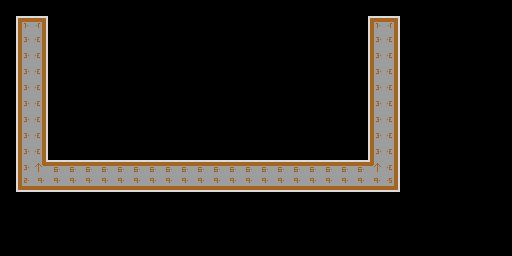

The image is a tile-based game level rendered from a .tmx file. Its description and source (layers, tilesets, objects; grid data summarised) follow:
An orthogonal 32x16 tile map with 16x16 px tiles, 1 tile layer (wall) and 2 objects (P, LE).

<map version="1.0" orientation="orthogonal" renderorder="right-down" width="32" height="16" tilewidth="16" tileheight="16" nextobjectid="14">
 <tileset firstgid="1" name="tileset16x16" tilewidth="16" tileheight="16">
  <image source="tileset16x16.png" width="80" height="208" />
 </tileset>
 <layer name="wall" width="32" height="16">
  <properties>
   <property name="tileset" value="tileset16x16" />
   <property name="wall" value="wall" />
  </properties>
  <data>[512 cells, 84 non-empty, 6 distinct tile ids]</data>
 </layer>
 <objectgroup color="#0000ff" name="player">
  <object id="9" name="P" x="48" y="128" width="16" height="16" />
 </objectgroup>
 <objectgroup color="#ffff00" name="level_end">
  <object id="12" name="LE" x="352" y="112" width="16" height="16" />
 </objectgroup>
</map>